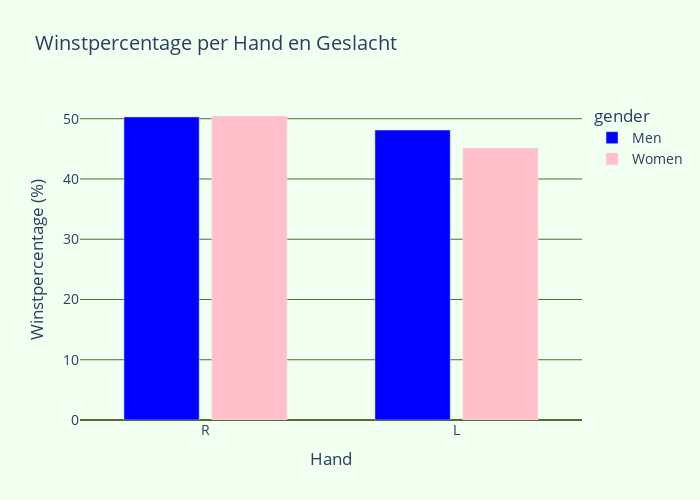

Write notebook code for a chart like this one.
### Markdown cell above
#### Argument 3: Slagarm

### Code cell
import pandas as pd
import plotly.express as px

# Laad de dataset
df = pd.read_csv('../combined_cleaned_tennis_data.csv')

# Filter de data om alleen wedstrijden te pakken waar links tegen rechts speelt
filtered_data = df[(df['winner_hand'].isin(['R', 'L'])) & (df['loser_hand'].isin(['R', 'L']))]

# Bereken winstpercentages voor 'R' en 'L' met een splitsing op geslacht
win_counts = filtered_data.groupby(['winner_hand', 'gender']).size()
total_matches_winner = filtered_data.groupby(['winner_hand', 'gender']).size()
total_matches_loser = filtered_data.groupby(['loser_hand', 'gender']).size()

# Voeg de totale wedstrijden van winnaars en verliezers samen voor een nauwkeurige berekening
total_matches = total_matches_winner.add(total_matches_loser, fill_value=0)

# Creëer een DataFrame voor winstpercentages
win_percentage = (win_counts / total_matches * 100).reset_index(name='Winning Percentage')
win_percentage['Winning Percentage'] = win_percentage['Winning Percentage'].round(2)

# Interactieve barplot met Plotly
fig = px.bar(win_percentage, x='winner_hand', y='Winning Percentage', color='gender',
             title='Winstpercentage per Hand en Geslacht',
             labels={'winner_hand': 'Hand', 'Winning Percentage': 'Winstpercentage (%)'},
             color_discrete_map={'Men': 'blue', 'Women': 'pink'},
             barmode='group',  # Groepeer de balken
             category_orders={'winner_hand': ['R', 'L'], 'gender': ['Man', 'Vrouw']})

# Stijlen aanpassen voor betere leesbaarheid en smalle balken
fig.update_traces(width=0.3)  # Maak de balken smaller

fig.update_layout(
    font=dict(size=14),  # Grotere lettergrootte voor leesbaarheid
    bargap=0.3,  # Verminder de ruimte tussen de balken
    bargroupgap=0.1,  # Verminder de ruimte tussen de groepen balken
    width=700,  # Totale breedte van de plot aanpassen
    height=500,  # Totale hoogte van de plot aanpassen
    paper_bgcolor='honeydew',  # Achtergrondkleur van het papier
    plot_bgcolor='honeydew',
    yaxis=dict(
        gridcolor='darkolivegreen', # Kleur van het rooster op de y-as
        zerolinecolor='darkolivegreen'
    )
)
fig.show()

### Figure 1 — Plotly figure (JSON) as saved in the notebook; plotly's stock layout.template omitted (floating-point values rounded to 4 significant figures)
{"data": [{"alignmentgroup": "True", "hovertemplate": "gender=Men<br>Hand=%{x}<br>Winstpercentage (%)=%{y}<extra></extra>", "legendgroup": "Men", "marker": {"color": "blue", "pattern": {"shape": ""}}, "name": "Men", "offsetgroup": "Men", "orientation": "v", "showlegend": true, "textposition": "auto", "type": "bar", "width": 0.3, "x": ["L", "R"], "xaxis": "x", "y": [48.12, 50.3], "yaxis": "y"}, {"alignmentgroup": "True", "hovertemplate": "gender=Women<br>Hand=%{x}<br>Winstpercentage (%)=%{y}<extra></extra>", "legendgroup": "Women", "marker": {"color": "pink", "pattern": {"shape": ""}}, "name": "Women", "offsetgroup": "Women", "orientation": "v", "showlegend": true, "textposition": "auto", "type": "bar", "width": 0.3, "x": ["L", "R"], "xaxis": "x", "y": [45.16, 50.45], "yaxis": "y"}], "layout": {"bargap": 0.3, "bargroupgap": 0.1, "barmode": "group", "font": {"size": 14}, "height": 500, "legend": {"title": {"text": "gender"}, "tracegroupgap": 0}, "paper_bgcolor": "honeydew", "plot_bgcolor": "honeydew", "title": {"text": "Winstpercentage per Hand en Geslacht"}, "width": 700, "xaxis": {"anchor": "y", "categoryarray": ["R", "L"], "categoryorder": "array", "domain": [0, 1], "title": {"text": "Hand"}}, "yaxis": {"anchor": "x", "domain": [0, 1], "gridcolor": "darkolivegreen", "title": {"text": "Winstpercentage (%)"}, "zerolinecolor": "darkolivegreen"}}}
